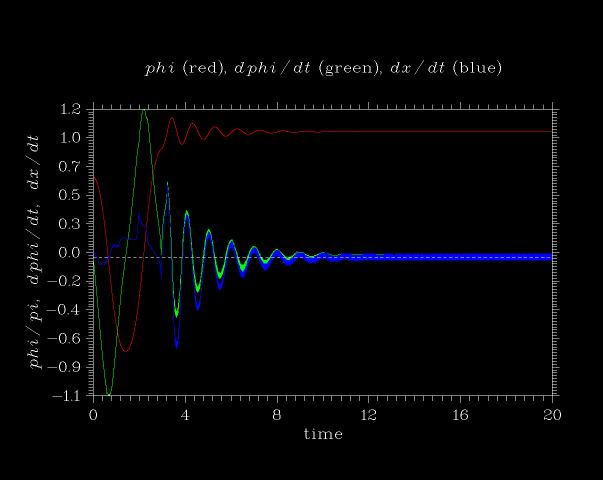
#> input picture simulations/course-progs/broom-5.jpg, 1206 x 959 px, given in place of M81.jpg, which was not available (shown at 1/2 size)
$ python laplacian-5t.py
#> lines starting #> are read from the running program, lines starting #| are printed output that depends on the picture

#___________numerical blurring by iterated Laplacian_______________
import numpy as np
import matplotlib.pyplot as plt
from PIL import Image, ImageFilter,ImageEnhance
# Pillow handbook online:
# https://pillow.readthedocs.io/en/3.0x/handbook/tutorial.html
plt.interactive(True)
from skimage import io, color
# I had to install scikit-image (skimage) module via
#% pip3 install scikit-image
from time import time

'''
    Apply Laplacian operator to an image
    Try skimage = scikit-image, and PIL = Pillow
    Unsharp mask the image.
'''

# [47 lines left out: functions Laplacian_diffusion_step, display, norm_and_display, not called in this run]


#--------Main program--------------------------------------------

# use scikit-image (skimage)
# pictures read/written in local directory
t0 = time()
#pic = io.imread('M81.jpg')
pic = pic0c = io.imread('M81.jpg')
#> pic is the input picture: shape (959, 1206, 3); mean R, G, B 3.4, 3.8, 5.3
t1 = time() - t0
# this demonstrates the type of data read from the file
print('pic pic[80,90]',type(pic),type(pic[80,90]),pic[80,90])
#| pic pic[80,90] <class 'numpy.ndarray'> <class 'numpy.ndarray'> [0 0 0]
#print('R R[80,90]',type(R),type(R[80,90]),R[80,90])
# turn into grayscale float np.array
pic = pic0 = color.rgb2gray(pic)
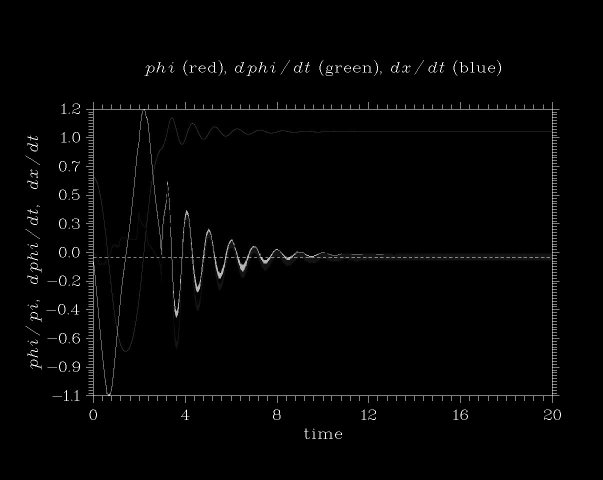
#> pic: shape (959, 1206) float64 (shown at 1/2 size); min 0, max 1, mean 0.0149
# this proves a conversion was done to float64 array
print('pic pic[80,90]',type(pic),type(pic[80,90]),pic[80,90])
#| pic pic[80,90] <class 'numpy.ndarray'> <class 'numpy.float64'> 0.0
#
t2 = time() - t0
print(' t1, t2  %7.4f %7.4f ' %(t1,t2))
#
plt.figure(dpi=220)  #(figsize=(6,6))
plt.imshow(pic, cmap='gray')
plt.axis('off')
plt.show()
#> (the run stopped early here; a loop or call above may not have finished)

$ run again, on simulations/course-progs/broom-6.jpg
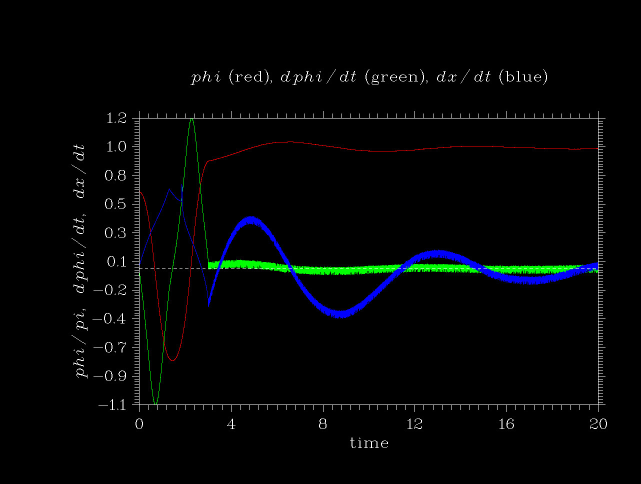
#> input picture simulations/course-progs/broom-6.jpg, 1282 x 967 px, given in place of M81.jpg, which was not available (shown at 1/2 size)
#> pic is the input picture: shape (967, 1282, 3); mean R, G, B 3.1, 4.9, 5.2
#| pic pic[80,90] <class 'numpy.ndarray'> <class 'numpy.ndarray'> [0 0 0]
#> `pic = pic0 = color.rgb2gray(pic)`:
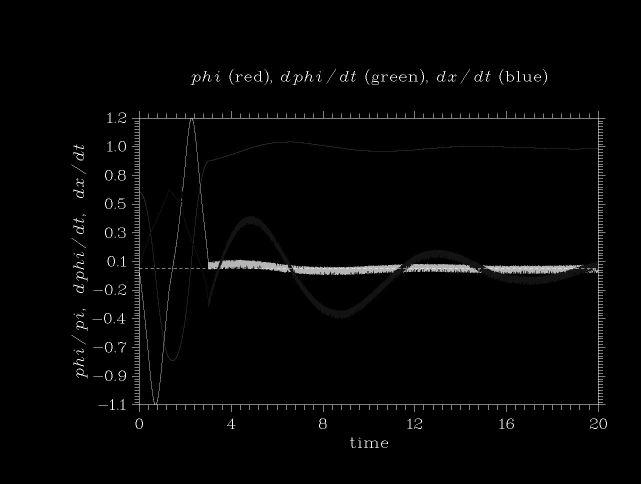
#> pic: shape (967, 1282) float64 (shown at 1/2 size); min 0, max 1, mean 0.0177
#| pic pic[80,90] <class 'numpy.ndarray'> <class 'numpy.float64'> 0.0
